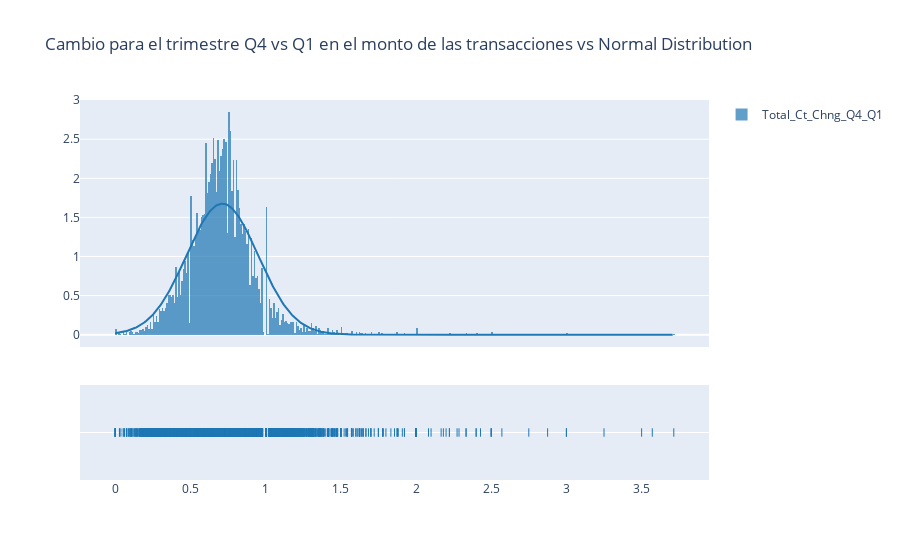

Notebook cell for this chart:
### Markdown cell above
### Ejercicio 2
Utiliza `plotly` para realizar un gráfico que permita verificar si el cambio en el monto de transacciones (cuarto trimestre a primer trimestre) se ajusta a una distribución normal.

### Code cell
# YOUR CODE HERE
import plotly.figure_factory as gfn

x= df["Total_Ct_Chng_Q4_Q1"]

group_labels = ["Total_Ct_Chng_Q4_Q1"]
fig = gfn.create_distplot([x], group_labels, bin_size=.01,
                         curve_type='normal' 
                         )
fig.update_layout(title_text='Cambio para el trimestre Q4 vs Q1 en el monto de las transacciones vs Normal Distribution')
fig.show()

### Figure 1 — Plotly figure (JSON) as saved in the notebook; plotly's stock layout.template omitted (floating-point values rounded to 4 significant figures; data arrays with more than 128 entries replaced by an {"elided": "..."} marker saying what was removed)
{"data": [{"autobinx": false, "histnorm": "probability density", "legendgroup": "Total_Ct_Chng_Q4_Q1", "marker": {"color": "rgb(31, 119, 180)"}, "name": "Total_Ct_Chng_Q4_Q1", "opacity": 0.7, "type": "histogram", "x": {"elided": "10127 float values"}, "xaxis": "x", "xbins": {"end": 3.714, "size": 0.01, "start": 0}, "yaxis": "y"}, {"legendgroup": "Total_Ct_Chng_Q4_Q1", "marker": {"color": "rgb(31, 119, 180)"}, "mode": "lines", "name": "Total_Ct_Chng_Q4_Q1", "showlegend": false, "type": "scatter", "x": {"elided": "500 float values"}, "xaxis": "x", "y": {"elided": "500 float values"}, "yaxis": "y"}, {"legendgroup": "Total_Ct_Chng_Q4_Q1", "marker": {"color": "rgb(31, 119, 180)", "symbol": "line-ns-open"}, "mode": "markers", "name": "Total_Ct_Chng_Q4_Q1", "showlegend": false, "type": "scatter", "x": {"elided": "10127 float values"}, "xaxis": "x", "y": {"elided": "10127 str values"}, "yaxis": "y2"}], "layout": {"barmode": "overlay", "hovermode": "closest", "legend": {"traceorder": "reversed"}, "title": {"text": "Cambio para el trimestre Q4 vs Q1 en el monto de las transacciones vs Normal Distribution"}, "xaxis": {"anchor": "y2", "domain": [0, 1], "zeroline": false}, "yaxis": {"anchor": "free", "domain": [0.35, 1], "position": 0}, "yaxis2": {"anchor": "x", "domain": [0, 0.25], "dtick": 1, "showticklabels": false}}}
